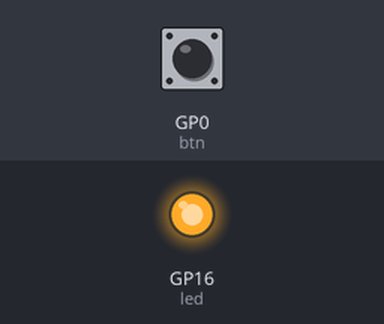
The program below on a simulated Raspberry Pi Pico running MicroPython. Shown: output pins drawn as LEDs (lit = HIGH). The test bench sets the inputs (shaded band); at power-on: GP0 (btn) HIGH. Pins used as bus, display or sensor lines are not drawn.

Above: at 1.2 s.
1.3 s: GP0 (btn) pulled LOW for 0.15 s
At 2.2 s:
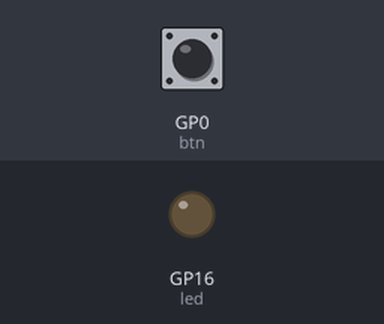
2.9 s: GP0 (btn) pulled LOW for 1 s
At 4.7 s:
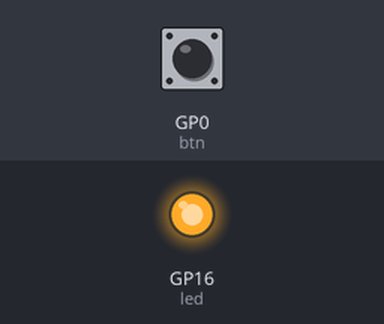
5.4 s: GP0 (btn) pulled LOW for 3.2 s
At 9.5 s:
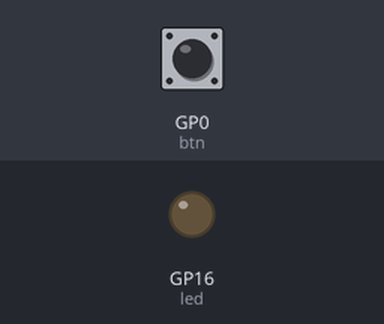
Timing chart, 0 to 11.0 s (numbered marks = the images above; inputs shaded):
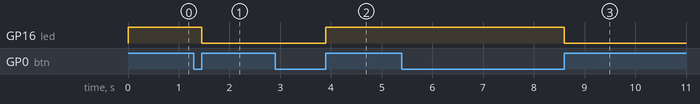

Measured:
- after the input at 1.3 s, GP16 (led): HIGH → LOW after 0.15 s
- after the input at 2.9 s, GP16 (led): LOW → HIGH after 1.0 s
- after the input at 5.4 s, GP16 (led): HIGH → LOW after 3.2 s

The program:

BtnLed.py
```python
from machine import Pin

led = Pin(16,Pin.OUT)
oled = Pin(25,Pin.OUT)

btn = Pin(0,Pin.IN,Pin.PULL_UP)
ledstate = False
btnlast = 0
btnread = 0

while True:
    btnread = btn.value()

    if btnread == 1 and btnread != btnlast:
        ledstate = not ledstate
        btnlast = btnread
    elif btnread == 0:
        btnlast = 0

    if ledstate:
        led.high()
        oled.low()
    else:
        led.low()
        oled.high()
```
